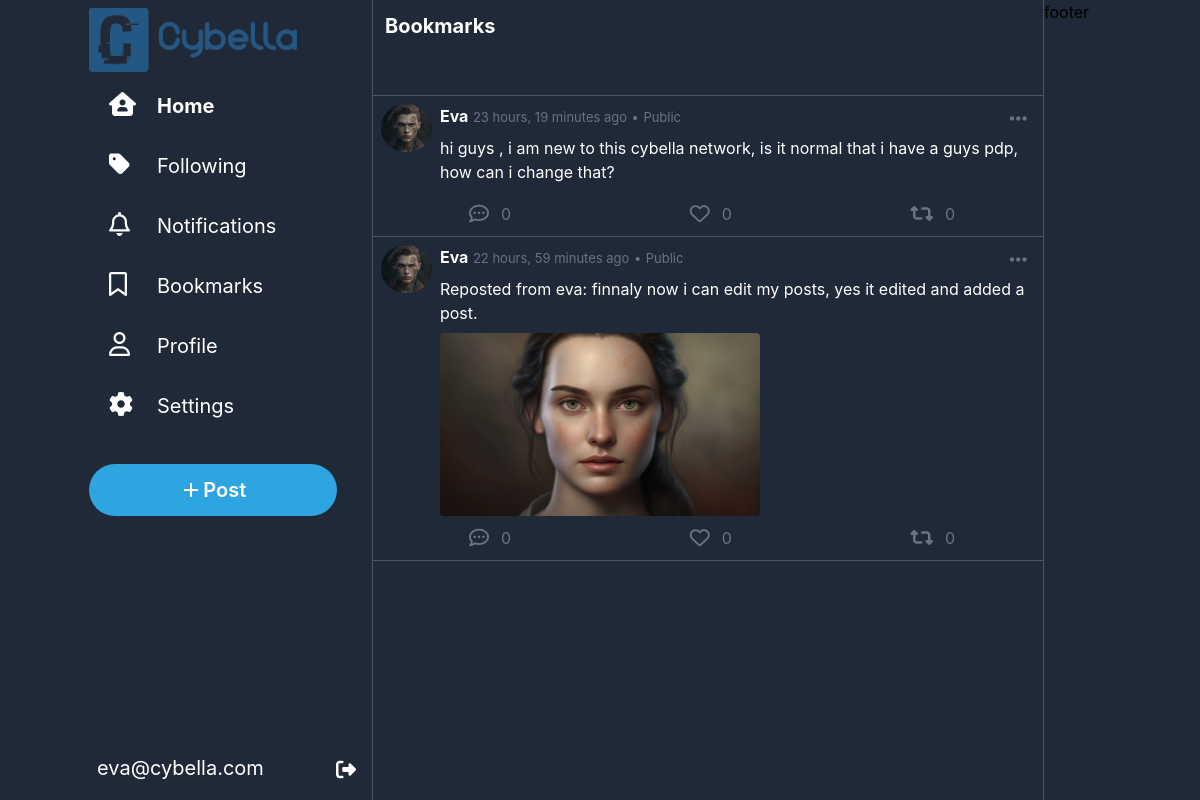
The app's page /bookmark (signed in), older data.
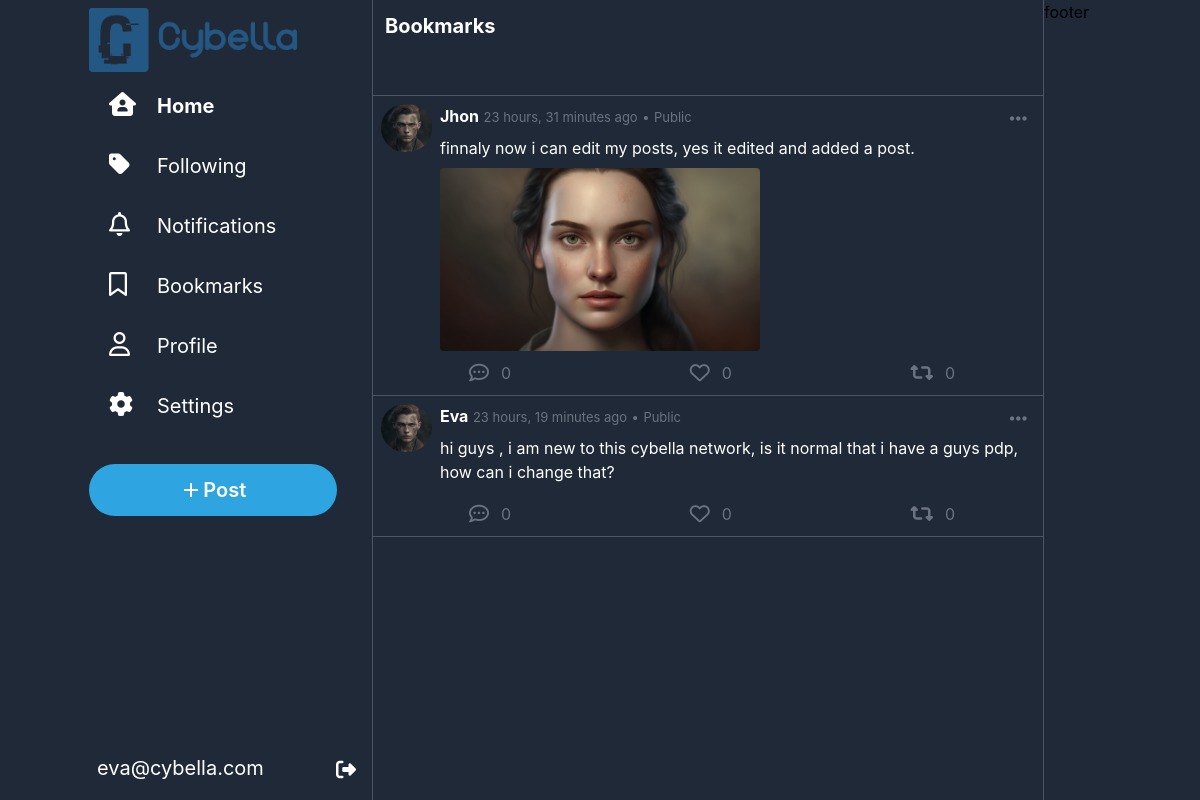
The same page, newer data.
### network/models.py (models this page shows, shortened)
class Post(models.Model):
    user = models.ForeignKey(User, on_delete=models.CASCADE, related_name="user")
    content = models.CharField(max_length=500)
    timestamp = models.DateTimeField(auto_now_add=True)
    likes = models.ManyToManyField(User, blank=True, related_name="liked_posts")
    images = models.ImageField(upload_to="network/images/posts", blank=True, null=True)
    repost = models.ForeignKey("self", on_delete=models.CASCADE, blank=True, null=True, related_name="reposts")
    parent_post = models.ForeignKey("self", on_delete=models.CASCADE, blank=True, null=True, related_name="comments")
    def is_reposted(self, user):
        return self.reposts.filter(user=user).exists()
    def is_a_repost(self):
        return self.repost is not None and self.user != self.repost.user

class User(AbstractUser):
    picture = models.ImageField(upload_to="network/images/profile_pictures", blank=True, null=True,default="network/images/profile_pictures/default.png")
    followers = models.ManyToManyField("self", symmetrical=False, blank=True, related_name="following")
    bookmarks = models.ManyToManyField("Post", blank=True, related_name="bookmarked_by")
    def __str__(self):
        return f"{self.username}"

### network/views.py (the view)
# urls.py: path("bookmark",views.view_bookmarks, name="bookmark"),
def view_bookmarks(request):
    bookmarks = request.user.bookmarks.all()
    return render(request, "network/bookmark.html", {
        "posts": bookmarks
    })

### network/templatetags/custom_filters.py (called while the page is built)
@register.filter
def is_reposted_by_user(post, user):
    return post.is_reposted(user)

@register.filter
def is_repost(post):
    return post.is_a_repost()

### network/templates/network/bookmark.html (shortened to what this page needs)
{% extends "network/layout.html" %}
{% load static %}
{% load custom_filters %}
{% block body %}
    <div class=" w-full backdrop-blur-md backdrop-filter h-24 bg-gray-800 sticky p-3 text-xl text-white font-bold border-b border-gray-600">
        Bookmarks
    </div>
    {%for post in posts%}
        <div id="post{{post.id}}" class="w-full mx-auto bg-gray-800 pb-1 p-2 text-white border-b border-gray-600 hover:cursor-pointer hover:bg-slate-800">
            <div onclick="window.location.href='{% url 'post' post_id=post.id %}'" class="flex ">
                <img class="w-14 h-12 rounded-full mr-2" src="{{post.user.picture.url}}" alt="user Avatar">
                <div class="w-full">
                    <div class="flex justify-between">
                        <div>
                            <span class="font-bold">{{post.user|title}}</span>
                            <span class="text-gray-500 text-[13px]">{{post.timestamp|timesince}} ago</span>
                            <span class="text-gray-500 text-[13px]">•</span>
                            <span class="text-gray-500 text-[13px]">Public</span>
                        </div>
                        <div onclick="event.stopPropagation(); showOptions(this)"  class="relative hover:cursor-pointer rounded-full hover:bg-blue-600 hover:bg-opacity-20 px-2 py-1">
                            <i class="fa-solid fa-ellipsis-h text-xl text-gray-500  hover:text-blue-400"></i>
                        </div>
                    </div>
                    <div class="text-md w-full pl-0 pt-0 p-2  ">{{post.content}}</div>
                    {% if post.images %}
                        <div id="images-container" class="">
                            <img class="max-w-xs max-h-xs rounded" src="{{post.images.url}}" alt="post image">
                        </div>
                    {%endif%}
                </div>
            </div>
            <div class="flex justify-between mt-1 mx-20 text-gray-500">
                <div onclick="openCommentBox('{{post.user|title}}','{{post.timestamp|timesince}}','{{post.content}}','{{post.user.picture.url}}','{{post.id}}')" class="flex hover:text-blue-400 hover:cursor-pointer"><i class="fa-regular fa-comment-dots text-xl rounded-full hover:bg-blue-400 hover:bg-opacity-20 p-2 "></i><span class="mt-1.5 ml-1">{{post.comments.all.count}}</span></div>
                {% if user not in post.likes.all%}
                    <div id="like" onclick="like(this,{{post.id}})" class="flex hover:text-rose-400 hover:cursor-pointer"><i class="fa-regular fa-heart text-xl rounded-full hover:bg-rose-400 hover:bg-opacity-20 p-2"></i><span class="mt-1.5 ml-1">{{post.likes.count}}</span></div>
                {%else%}
                    <div id="like" onclick="like(this,{{post.id}})" class="flex hover:text-rose-400 hover:cursor-pointer text-rose-400"><i class="fa-solid fa-heart text-xl rounded-full hover:bg-rose-400 hover:bg-opacity-20 p-2"></i><span class="mt-1.5 ml-1">{{post.likes.count}}</span></div>
                {%endif%}
                {% if not user.is_authenticated or not post|is_reposted_by_user:user%}
                    <div id="repost" onclick="repost(this,{{post.id}})" class="flex hover:text-emerald-500 hover:cursor-pointer"><i class="fa-solid fa-retweet text-xl rounded-full hover:bg-emerald-500 hover:bg-opacity-20 p-2"></i><span class="mt-1.5 ml-1">{{post.reposts.count}}</span></div>
                {%else%}
                    <div id="repost" onclick="repost(this,{{post.id}})" class="flex text-emerald-500 hover:text-emerald-500 hover:cursor-pointer"><i class="fa-solid fa-retweet text-xl rounded-full hover:bg-emerald-500 hover:bg-opacity-20 p-2"></i><span class="mt-1.5 ml-1">{{post.reposts.count}}</span></div>
                {%endif%}
            </div>
        </div>
    {%endfor%}
{% endblock %}
{% block footer %}
    footer
{% endblock %}

Row changes from the older to the newer data that the page shows:
removed Post: user.picture (placeholder picture), user "Eva", timestamp "22 hours, 59 minutes", content "Reposted from eva: finnaly now i can edit my posts, yes it edited and added a post.", images (picture), comments.all.count "0", likes.count "0", reposts.count "0"
now on this page (row unchanged): Post: user.picture (placeholder picture), user "Jhon", timestamp "23 hours, 31 minutes", content "finnaly now i can edit my posts, yes it edited and added a post.", images (picture), comments.all.count "0", likes.count "0", reposts.count "0"
